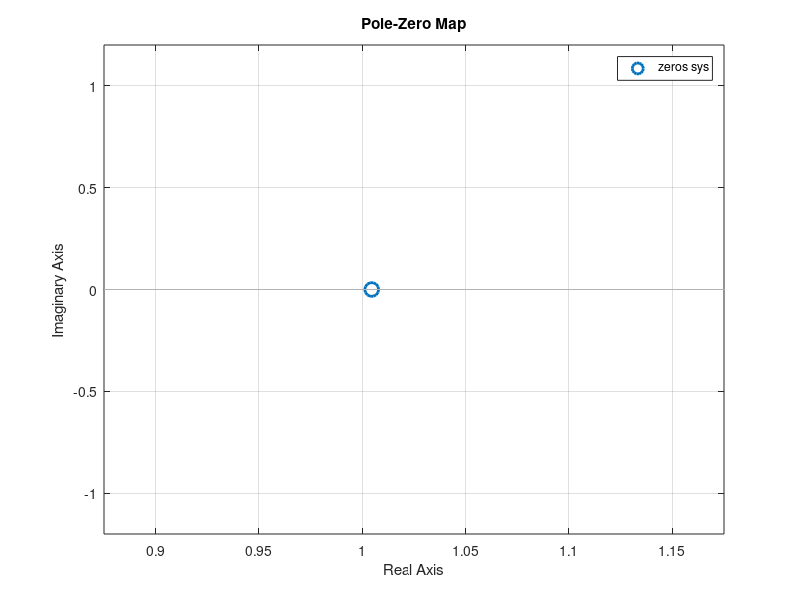

This figure's MATLAB source:
R = 1.07e-5;
C = 7174e-6;
F = 2064e3;
a = R*C*F*pi*2;
b = (2*pi*F).^2*R.^2 *C.^2;
c = 1 + b;
sys = tf([-a 1],[0 c]);

pzmap(sys)